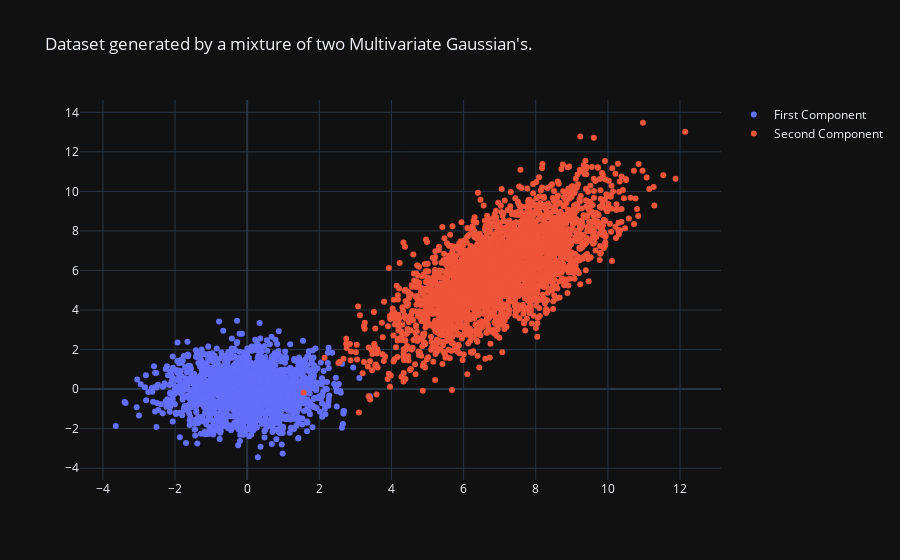

This figure's notebook cell:
### Markdown cell above
## Practical Application

First, let's generate a random dataset, consisting of two bi-variate Gaussian's.

### Code cell
import plotly.graph_objects as go
import numpy as np
import pandas as pd

np.random.seed(69)

distribution_1 = np.random.multivariate_normal(np.zeros((2,)), np.eye(2, 2), size=(2000,))
distribution_2 = np.random.multivariate_normal(np.zeros((2,)), np.eye(2, 2), size=(3000,))
distribution_2 += [3, 4]
distribution_2 = distribution_2 @ [[1, 2], [1, 0]]
dataset = np.concatenate((distribution_1, distribution_2))
dataset = pd.DataFrame(dataset, columns=["x", "y"])

fig = go.Figure()
fig.add_trace(go.Scatter(x=distribution_1[:, 0], y=distribution_1[:, 1], mode="markers", name="First Component"))
fig.add_trace(go.Scatter(x=distribution_2[:, 0], y=distribution_2[:, 1], mode="markers", name="Second Component"))
fig.update_layout(title="Dataset generated by a mixture of two Multivariate Gaussian's.")
fig.show()

### Figure 1 — Plotly figure (JSON) as saved in the notebook; plotly's stock layout.template omitted (floating-point values rounded to 4 significant figures; data arrays with more than 128 entries replaced by an {"elided": "..."} marker saying what was removed)
{"data": [{"mode": "markers", "name": "First Component", "x": {"elided": "2000 float values"}, "y": {"elided": "2000 float values"}, "type": "scatter"}, {"mode": "markers", "name": "Second Component", "x": {"elided": "3000 float values"}, "y": {"elided": "3000 float values"}, "type": "scatter"}], "layout": {"title": {"text": "Dataset generated by a mixture of two Multivariate Gaussian's."}}}
